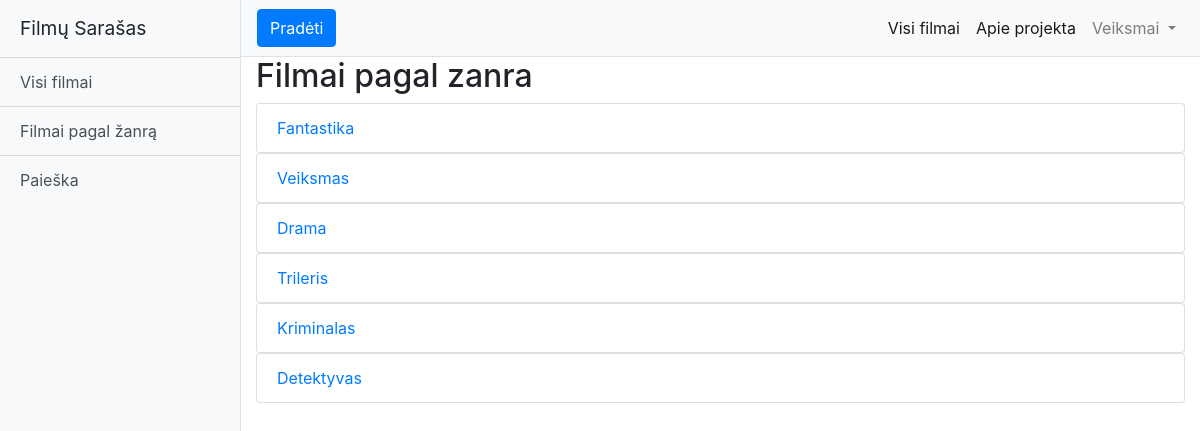
Page /?page=Zanrai on the committed database.
### tables this page shows
CREATE TABLE `zanrai` (
  `id` int(4) NOT NULL,
  `pavadinimas` varchar(100) NOT NULL
);

### index.php (called while the page is built, shortened)
<?php
require "templates/index.view.php";
require_once "templates/index.view.php";
?>

### templates/pages/genres.page.php (the view, shortened to what this page needs)
<?php
$dsn= "mysql:host=$host;dbname=$db";
try{
$conn = new PDO($dsn, $username, $password, $options);
if($conn){
$stmt = $conn->query("SELECT * FROM zanrai");
$filmuZanrai = $stmt->fetchAll();
}
} catch (PDOException $e) {
echo $e->getMessage();
} ?>
<h2>Filmai pagal zanra</h2>
<?php
foreach ($filmuZanrai as $zanras): ?>
    <ul class="list-group">
        <li class="list-group-item"><a href="?page=zanrai&id=<?=$zanras['id']; ?>"><?=$zanras['pavadinimas']; ?></a></li>
    </ul>
<?php endforeach; ?>

### templates/css/simple-sidebar.css (style rules this page uses)
body { overflow-x: hidden; }

### rows in the picture
zanrai: pavadinimas "Fantastika"
zanrai: pavadinimas "Veiksmas"
zanrai: pavadinimas "Drama"
zanrai: pavadinimas "Trileris"
zanrai: pavadinimas "Kriminalas"
zanrai: pavadinimas "Detektyvas"

### other values in the picture
$href "Visi filmai"
$href "Filmai pagal žanrą"
$href "Paieška"
$title "Visi filmai"
$title "Apie projekta"
